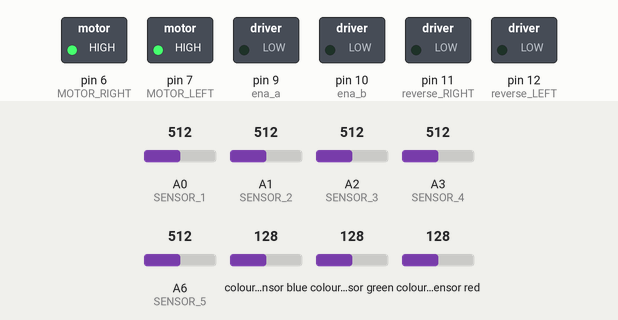
Simulated run of this sketch. Board: Arduino Nano, built with avr-gcc and run on an emulated ATmega328P. Parts: switched loads named in the sketch (green lamp = pin HIGH). Wiring (inferred from the names in the program): TCS3200 colour sensor: output pin 8; S2 pin 4; S3 pin 5; S0 pin 2; S1 pin 3. Inputs (shaded band) come from the test bench; at power-on: A0 (SENSOR_1) = 512, colour sensor blue 128, A1 (SENSOR_2) = 512, A2 (SENSOR_3) = 512, A3 (SENSOR_4) = 512, A6 (SENSOR_5) = 512, colour sensor green 128, colour sensor red 128. Pins used as bus, display or sensor lines are not drawn; what the sketch prints to the serial monitor is not drawn.

Above: at 1.2 s.
1.3 s: A0 (SENSOR_1) set to 530
At 2.4 s:
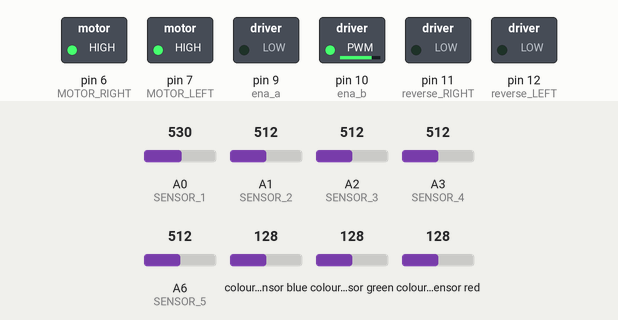
2.8 s: colour sensor blue set to 5
Timing chart, 0 to 5.8 s (numbered marks = the images above; inputs shaded):
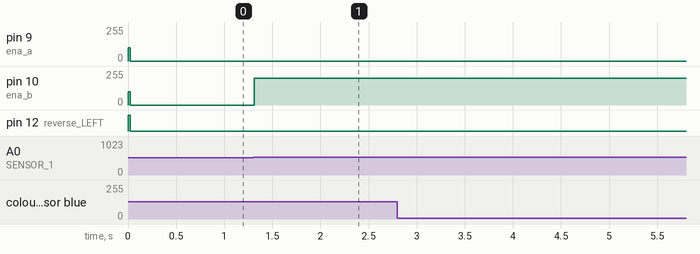

Measured:
- the behaviour switches between 512 and 513 on A0 (SENSOR_1) (found by bisection; images 0 and 1)
- after the input at 1.3 s, pin 10 (ena_b): 0/255 → 200/255 at once
- after the input at 2.8 s, every drawn part: stays the same

The sketch:

test.ino
```cpp
#define MOTOR_LEFT 7
#define reverse_LEFT 12
#define MOTOR_RIGHT 6
#define reverse_RIGHT 11
#define ena_a 9
#define ena_b 10
#define SENSOR_1 A0
#define SENSOR_2 A1
#define SENSOR_3 A2
#define SENSOR_4 A3
#define SENSOR_5 A6
#define S0 2
#define S1 3
#define S2 4
#define S3 5
#define out 8
bool stop=false;bool forward=true;
uint8_t motorleft;
uint8_t motorright;
int P, D, I, previousError, PIDvalue, error;
int lfspeed = 200;
float Kp = 0;
float Kd = 0;
float Ki = 0 ;
int minValues[6], maxValues[6], threshold[6];
 int sensor1;
  int sensor2;
  int sensor3;
  int sensor4;
  int sensor5;
char color;
char prev_color='N';
uint16_t prev_sensor3,prev_sensor1,prev_sensor5;
int RGB[3]={};
//int distinctRGB[7][3] = {{109,7,26}, {239, 216, 7}, {0, 86, 27}, {127,0 ,190}, {15, 5, 107},{255,255,255},{0,0,0}};
//char distinctColors[5] = {'r' , 'y',   'g',    'p',   'b'};
int distinctRGB[7][3] = {{131,32,46}, {246, 230, 162}, {90, 131, 57}, {148,156 ,104}, {37, 33, 100},{255,255,255},{0,0,0}};
char distinctColors[7] = {'r' , 'y',   'g',    'p',   'b' ,'w','k'};
                        //red  yellow  green purple  blue
void setup() {
  // put your setup code here, to run once:

  pinMode(MOTOR_LEFT, OUTPUT);
  pinMode(MOTOR_RIGHT, OUTPUT);
  pinMode(reverse_LEFT, OUTPUT);
  pinMode(reverse_RIGHT, OUTPUT);
  pinMode(ena_a,OUTPUT);
  pinMode(ena_b, OUTPUT);
  pinMode(SENSOR_1, INPUT);
  pinMode(SENSOR_2, INPUT);
  pinMode(SENSOR_3, INPUT);
  pinMode(SENSOR_4, INPUT);
  pinMode(SENSOR_5, INPUT);
  pinMode(S0, OUTPUT);
	pinMode(S1, OUTPUT);
	pinMode(S2, OUTPUT);
	pinMode(S3, OUTPUT);
	pinMode(out, INPUT);
  Serial.begin(9600);
  calibrate();
}

void loop() {
  // put your main code here, to run repeatedly:
  read_sensors(&motorleft,&motorright);
  if (sensor1 > threshold[1] && sensor5 < threshold[5] )
    {
      motorleft = 0; motorright = lfspeed;
      analogWrite(ena_a,0);
      analogWrite(ena_b,lfspeed);
    }

    else if (sensor5 > threshold[5] && sensor1 < threshold[1])
    { motorleft = lfspeed; motorright = 0;
      analogWrite(ena_a,lfspeed);
      analogWrite(ena_b,0);
    }
    else if (sensor3 > threshold[3])
    {
      Kp = 1 * (1000 - sensor3);
      Kd = 5 * Kp;
      //Ki = 0.0001;
      linefollow();
    }
  //read color in RGB
  readcolor(S2,S3,out);
  // seeing the colsest color
  color=what_color(distinctRGB, distinctColors, RGB);
  Serial.print(color);
  Serial.print(",");
  if(prev_color!=color&&color!='N'){
  switch (color) {
    case 'y':if(prev_color=='y'||prev_color=='N'){prev_color=color;}break;
    case 'g':if(prev_color=='g'||prev_color=='N'){prev_color=color;}break;
    case 'b': analogWrite(ena_a,0);
              analogWrite(ena_b,0);delay(5000);
              analogWrite(ena_a,motorright);
              analogWrite(ena_b, motorleft);break;
    case 'p':break;
    case 'r': analogWrite(ena_a,0);
              analogWrite(ena_b,0);
              stop=true;
              break;
  }
  forward=true;
  }else{
  forward=false;
  }
  /*Serial.print(color);
  Serial.print(",");
  Serial.print(prev_color);
  Serial.print(",");
  Serial.print(sensor1);
  Serial.print(",");
  Serial.print(sensor2);
  Serial.print(",");
  Serial.print(sensor3);
  Serial.print(",");
  Serial.print(sensor4);
  Serial.print(",");
  Serial.print(sensor5);
  Serial.print(",");
  Serial.print(motorleft);
  Serial.print(",");
  Serial.print(motorright);*/
  Serial.println("");

}
//////////////////////////////////////////////////////////////////////
void read_sensors(uint8_t *motorleft,uint8_t *motorright){
  sensor1 = analogRead(SENSOR_1);
  sensor2= analogRead(SENSOR_2);
  sensor3 = analogRead(SENSOR_3);
  sensor4= analogRead(SENSOR_4);
  sensor5 = analogRead(SENSOR_5);
  int sensor[5]={sensor1,sensor2,sensor3,sensor4,sensor5};
}
void readcolor(int S_2 , int S_3 , int Out){
  //read RED
  digitalWrite(S_2, LOW);
  digitalWrite(S_3, LOW);
  RGB[0]=map(pulseIn(Out, HIGH),150,23,0,255);
  //RGB[0]=pulseIn(Out, HIGH);
  //read GREEN
  digitalWrite(S_2, HIGH);
  digitalWrite(S_3, HIGH);
  RGB[1]=map(pulseIn(Out, HIGH),150,23,0,255);
  //RGB[1]=pulseIn(Out, HIGH);
  //read BLUE
  digitalWrite(S_2, LOW);
  digitalWrite(S_3, HIGH);
  RGB[2]=map(pulseIn(Out, HIGH),116,17,0,255);
  //RGB[2]=pulseIn(Out, HIGH);
  Serial.print(RGB[0]);
  Serial.print(",");
  Serial.print(RGB[1]);
  Serial.print(",");
  Serial.print(RGB[2]);
  Serial.print(",");
}
char what_color(int distinctRGB[][3],char distinctColors[],int RGB[]){
  char color="N";
  int biggestDifference =20 ;

	for (int i = 0; i < 7; i++)
	{
		int difference = sqrt(pow(RGB[0] - distinctRGB[i][0], 2) + pow(RGB[1] - distinctRGB[i][1], 2) + pow(RGB[2] - distinctRGB[i][2], 2));
		if (difference < biggestDifference)
		{
			color=distinctColors[i];
			biggestDifference = difference;
		}
	}
  return color;
}
void calibrate()
{
   sensor1 = analogRead(SENSOR_1);
  sensor2= analogRead(SENSOR_2);
  sensor3 = analogRead(SENSOR_3);
  sensor4= analogRead(SENSOR_4);
  sensor5 = analogRead(SENSOR_5);
  int sensor[5]={sensor1,sensor2,sensor3,sensor4,sensor5};
  for ( int i = 0; i < 6; i++)
  {
    minValues[i] = sensor[i];
    maxValues[i] = sensor[i];
  }

  for (int i = 0; i < 500; i++)
  {
    digitalWrite(MOTOR_RIGHT, HIGH);
    digitalWrite(reverse_RIGHT,LOW);
    digitalWrite(MOTOR_LEFT,LOW);
    digitalWrite(reverse_LEFT,HIGH);
    analogWrite(ena_a, 100);
    analogWrite(ena_b,100);

    for ( int i = 1; i < 6; i++)
    {
      if (sensor[i] < minValues[i])
      {
        minValues[i] = sensor[i];
      }
      if (sensor[i] > maxValues[i])
      {
        maxValues[i] = sensor[i];
      }
    }
  }

  for ( int i = 0; i < 6; i++)
  {
    threshold[i] = (minValues[i] + maxValues[i]) / 2;
    Serial.print(threshold[i]);
    Serial.print("   ");
  }
  Serial.println();

  digitalWrite(MOTOR_RIGHT, HIGH);
    digitalWrite(reverse_RIGHT,LOW);
    digitalWrite(MOTOR_LEFT,HIGH);
    digitalWrite(reverse_LEFT,LOW);
    analogWrite(ena_a,0);
    analogWrite(ena_b,0);
}
void linefollow()
{
  int error = (sensor2 - sensor4);

  P = error;
  I = I + error;
  D = error - previousError;

  PIDvalue = (Kp * P) + (Ki * I) + (Kd * D);
  previousError = error;

  motorleft = lfspeed - PIDvalue;
  motorright = lfspeed + PIDvalue;

  if (motorleft > 255) {
    motorleft = 255;
  }
  if (motorleft < 0) {
    motorleft = 0;
  }
  if (motorright > 255) {
    motorright = 255;
  }
  if (motorright < 0) {
    motorright = 0;
  }
  analogWrite(ena_a,motorleft);
  analogWrite(ena_b,motorright);

}
```
